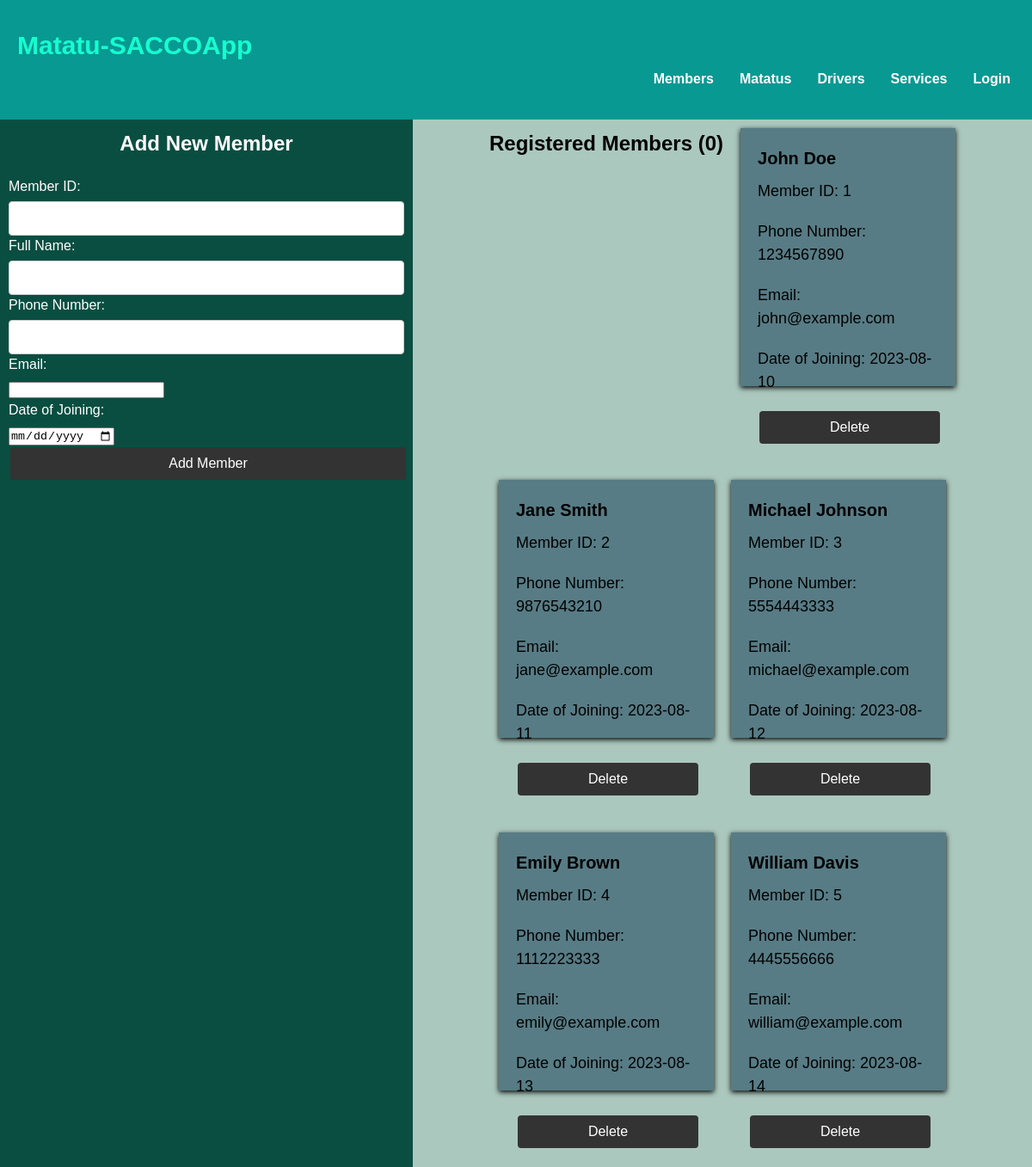
The app's page /pages/members.php with its own data.
### tables this page shows
CREATE TABLE `members` (
  `memberid` int(11) NOT NULL,
  `fullname` varchar(255) DEFAULT NULL,
  `phonenumber` varchar(255) DEFAULT NULL,
  `email` varchar(255) DEFAULT NULL,
  `dateofjoining` date DEFAULT NULL
);

### pages/members.php (the view, shortened to what this page needs)
<!DOCTYPE html>
<html lang="en">
<head>
    <link rel="stylesheet" href="../css/custom-styles.css">
    <link rel="stylesheet" href="../css/members.css">
    <link rel="stylesheet" href="../css/login-styles.css">
</head>
<?php
include 'header.php';
?>
<div class="dform-wrapper">
    <form method="POST">
        <h1>Add New Member</h1>
        <div>
            <label for="memberID">Member ID:</label>
            <input type="text" id="memberID" name="memberID" required>
        </div>
        <div>
            <label for="fullName">Full Name:</label>
            <input type="text" id="fullName" name="fullName" required>
        </div>
        <div>
            <label for="phoneNumber">Phone Number:</label>
            <input type="text" id="phoneNumber" name="phoneNumber" required>
        </div>
        <div>
            <label for="email">Email:</label>
            <input type="email" id="email" name="email" required>
        </div>
        <div>
            <label for="dateOfJoining">Date of Joining:</label>
            <input type="date" id="dateOfJoining" name="dateOfJoining" required>
        </div>
        <button type="submit" name="add_member">Add Member</button>
    </form>
</div>
<div class="show-drivers">
    <h2>Registered Members (0)</h2>
    <?php
    include 'dbconnect.php';
    $query = "SELECT * FROM members";
    $result = mysqli_query($db, $query);
    if (mysqli_num_rows($result) > 0) {
        while ($row = mysqli_fetch_assoc($result)) {
            $memberId = $row['memberid'];
            $fullName = $row['fullname'];
            $phoneNumber = $row['phonenumber'];
            $email = $row['email'];
            $dateOfJoining = $row['dateofjoining'];
            echo '<div class="dcard">';
            echo '<div class="dcard-content">';
            echo '<h2>' . $fullName . '</h2>';
            echo '<p>Member ID: ' . $memberId . '</p>';
            echo '<p>Phone Number: ' . $phoneNumber . '</p>';
            echo '<p>Email: ' . $email . '</p>';
            echo '<p>Date of Joining: ' . $dateOfJoining . '</p>';
            echo '<form method="POST">';
            echo '<button type="submit" name="delete_member">Delete</button>';
            echo '</form>';
            echo '</div>';
            echo '</div>';
        }
    } else {
        echo '<p>No members found.</p>';
    }
    ?>
    </div>
</body>
</html>

### css/custom-styles.css (style rules this page uses)
* { margin: 0; padding: 0; box-sizing: border-box; }
h1 { font-size: 36px; margin-top: 40px; }
p { font-size: 18px; margin-bottom: 40px; }
* { scrollbar-width: thin; scrollbar-color: #8500c2 #f1f1f1; }

### css/members.css (style rules this page uses)
.dform-wrapper { width: 40%; padding-top: 10px; background-color:#0a4e41; position: absolute; top:139px; left: 0; height:100vh; }
.dform-wrapper form { position: absolute; height: 100vh; top:0; left: 0; width:100%; margin: auto; padding: 10px; color: rgb(255, 255, 255); }
.show-drivers { width: 60%; padding-top: 10px; background-color: rgba(88, 146, 127, 0.5); position: absolute; top:139px; right: 0; overflow: auto; height:100vh; }

### css/login-styles.css (style rules this page uses)
h1 { font-size: 24px; text-align: center; margin-bottom: 20px; margin-top:0; }
label { display: block; font-size: 16px; margin-bottom: 5px; }
input[type="text"], input[type="password"] { width: 100%; padding: 10px; border: 1px solid #ccc; border-radius: 4px; font-size: 16px; }
button { display: block; width: 100%; padding: 10px; background-color: #333; color: #fff; border: none; border-radius: 4px; font-size: 16px; cursor: pointer; margin: 2px ; }

### pages/members.php (style rules this page uses)
.show-drivers { display: flex; flex-wrap: wrap; justify-content: center; gap: 20px; }
.dcard { width: 250px; height: 300px; background-color: rgb(4, 50, 78, .5); box-shadow: 0 2px 6px rgba(0, 0, 0); margin-bottom: 20px; }
.dcard-content { padding: 20px; }
.dcard-content h2 { font-size: 20px; margin-bottom: 10px; }
.dcard-content p { margin-bottom: 20px; }

### records on screen
members: fullname "John Doe", memberid "1", phonenumber "1234567890", email "john@example.com", dateofjoining "2023-08-10"
members: fullname "Jane Smith", memberid "2", phonenumber "9876543210", email "jane@example.com", dateofjoining "2023-08-11"
members: fullname "Michael Johnson", memberid "3", phonenumber "5554443333", email "michael@example.com", dateofjoining "2023-08-12"
members: fullname "Emily Brown", memberid "4", phonenumber "1112223333", email "emily@example.com", dateofjoining "2023-08-13"
members: fullname "William Davis", memberid "5", phonenumber "4445556666", email "william@example.com", dateofjoining "2023-08-14"
